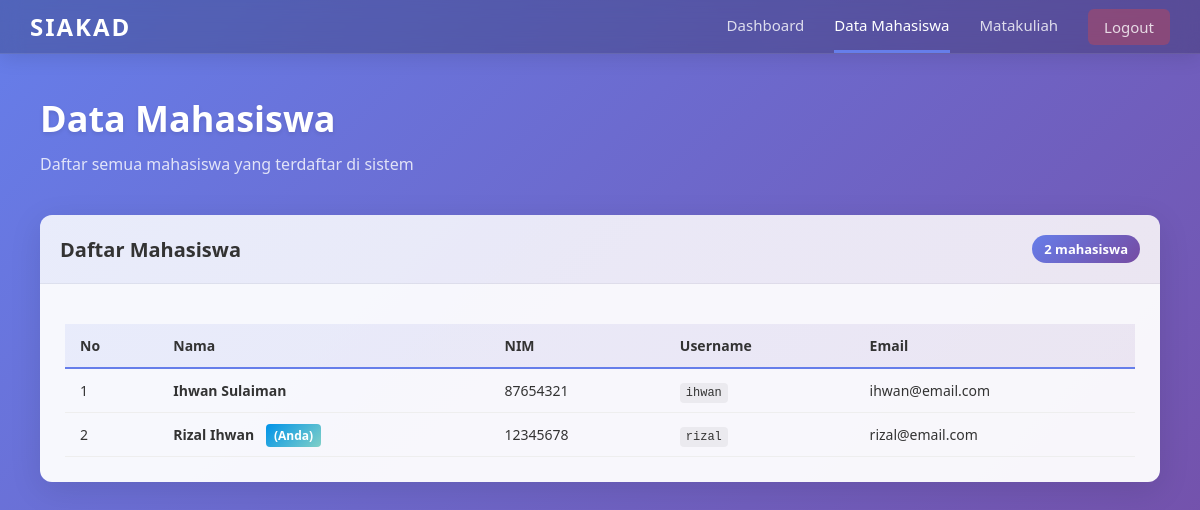
/mahasiswa.php (signed in), run on the app's committed database.
### tables this page shows
CREATE TABLE `mahasiswa` (
  `id` int(11) NOT NULL,
  `username` varchar(50) NOT NULL,
  `password` varchar(255) NOT NULL,
  `nama` varchar(100) NOT NULL,
  `nim` varchar(20) NOT NULL,
  `email` varchar(100) DEFAULT NULL
);

### mahasiswa.php (the view, shortened to what this page needs)
<?php
require_once 'config.php';
$mahasiswa_list = [];
try {
    $stmt = $pdo->query("SELECT id, username, nama, nim, email FROM mahasiswa ORDER BY nama");
    $mahasiswa_list = $stmt->fetchAll(PDO::FETCH_ASSOC);
} catch (PDOException $e) {
    $error = "Error: " . $e->getMessage();
}
?>
<!DOCTYPE html>
<html lang="id">
<head>
    <link rel="stylesheet" href="style.css">
</head>
<body>
    <div class="main-container">
        <nav class="navbar">
            <div class="navbar-brand">
                <h2>SIAKAD</h2>
            </div>
            <div class="navbar-menu">
                <a href="dashboard.php" class="nav-link">Dashboard</a>
                <a href="mahasiswa.php" class="nav-link active">Data Mahasiswa</a>
                <a href="matakuliah.php" class="nav-link">Matakuliah</a>
                <a href="logout.php" class="nav-link logout">Logout</a>
            </div>
        </nav>
        <div class="content">
            <div class="page-header">
                <h1>Data Mahasiswa</h1>
                <p>Daftar semua mahasiswa yang terdaftar di sistem</p>
            </div>
            <div class="card">
                <div class="card-header">
                    <h3>Daftar Mahasiswa</h3>
                    <span class="badge"><?php echo count($mahasiswa_list); ?> mahasiswa</span>
                </div>
                <div class="card-body">
                    <?php if (count($mahasiswa_list) > 0): ?>
                        <table class="table">
                            <thead>
                                <tr>
                                    <th>No</th>
                                    <th>Nama</th>
                                    <th>NIM</th>
                                    <th>Username</th>
                                    <th>Email</th>
                                </tr>
                            </thead>
                            <tbody>
                                <?php foreach ($mahasiswa_list as $index => $mahasiswa): ?>
                                    <tr>
                                        <td><?php echo $index + 1; ?></td>
                                        <td>
                                            <strong><?php echo htmlspecialchars($mahasiswa['nama']); ?></strong>
                                            <?php if ($mahasiswa['id'] === $_SESSION['mahasiswa_id']): ?>
                                                <span class="badge-primary">(Anda)</span>
                                            <?php endif; ?>
                                        </td>
                                        <td><?php echo htmlspecialchars($mahasiswa['nim']); ?></td>
                                        <td><code><?php echo htmlspecialchars($mahasiswa['username']); ?></code></td>
                                        <td><?php echo htmlspecialchars($mahasiswa['email']); ?></td>
                                    </tr>
                                <?php endforeach; ?>
                            </tbody>
                        </table>
                    <?php else: ?>
                        <p class="no-data">Tidak ada data mahasiswa.</p>
                    <?php endif; ?>
                </div>
            </div>
        </div>
    </div>
</body>
</html>

### style.css (style rules this page uses)
* { margin: 0; padding: 0; box-sizing: border-box; }
body { font-family: 'Segoe UI', Tahoma, Geneva, Verdana, sans-serif; background: linear-gradient(135deg, #667eea 0%, #764ba2 100%); min-height: 100vh; color: #333; }
h1 { margin-bottom: 30px; color: #fff; font-size: 28px; font-weight: 300; text-shadow: 0 2px 4px rgba(0, 0, 0, 0.1); }
h2 { color: #fff; font-size: 24px; margin-bottom: 10px; }
h3 { color: #333; font-size: 18px; margin-bottom: 15px; font-weight: 600; }
.main-container { display: flex; min-height: 100vh; flex-direction: column; }
.navbar { background: rgba(0, 0, 0, 0.2); backdrop-filter: blur(10px); padding: 0 30px; display: flex; justify-content: space-between; align-items: center; box-shadow: 0 4px 20px rgba(0, 0, 0, 0.1); border-bottom: 1px solid rgba(255, 255, 255, 0.1); }
.navbar-brand h2 { color: #fff; font-size: 24px; margin: 0; font-weight: 700; letter-spacing: 2px; }
.navbar-menu { display: flex; gap: 30px; align-items: center; }
.nav-link { color: rgba(255, 255, 255, 0.8); text-decoration: none; font-weight: 500; padding: 15px 0; border-bottom: 3px solid transparent; transition: all 0.3s ease; font-size: 15px; }
.nav-link.active { color: #fff; border-bottom-color: #667eea; }
.nav-link.logout { background: rgba(244, 67, 54, 0.3); padding: 8px 16px; border-radius: 6px; border-bottom: none; }
.content { flex: 1; padding: 40px; max-width: 1200px; width: 100%; margin: 0 auto; }
.page-header { margin-bottom: 40px; color: #fff; }
.page-header h1 { font-size: 36px; margin-bottom: 10px; font-weight: 600; }
.page-header p { font-size: 16px; color: rgba(255, 255, 255, 0.8); }
.card { background: rgba(255, 255, 255, 0.95); border-radius: 12px; box-shadow: 0 8px 32px rgba(0, 0, 0, 0.1); overflow: hidden; margin-bottom: 20px; transition: transform 0.3s ease, box-shadow 0.3s ease; }
.card-header { padding: 20px; background: linear-gradient(135deg, rgba(102, 126, 234, 0.1), rgba(118, 75, 162, 0.1)); border-bottom: 1px solid rgba(0, 0, 0, 0.05); display: flex; justify-content: space-between; align-items: center; }
.card-header h3 { margin: 0; color: #333; font-size: 20px; }
.card-body { padding: 25px; }
.badge { display: inline-block; background: linear-gradient(135deg, #667eea 0%, #764ba2 100%); color: white; padding: 5px 12px; border-radius: 20px; font-size: 13px; font-weight: 600; }
.badge-primary { background: linear-gradient(135deg, #0093E9 0%, #80D0C7 100%); color: white; padding: 3px 8px; border-radius: 4px; font-size: 12px; font-weight: 600; margin-left: 8px; }
.table { width: 100%; border-collapse: collapse; margin-top: 15px; }
.table thead { background: linear-gradient(135deg, rgba(102, 126, 234, 0.1), rgba(118, 75, 162, 0.1)); }
.table th { padding: 12px 15px; text-align: left; font-weight: 600; color: #333; border-bottom: 2px solid #667eea; font-size: 14px; }
.table td { padding: 12px 15px; border-bottom: 1px solid #eee; font-size: 14px; }
.table tbody tr { transition: background 0.2s ease; }
.table code { background: rgba(0, 0, 0, 0.05); padding: 3px 6px; border-radius: 4px; font-family: 'Courier New', monospace; font-size: 12px; }

### data on the page
mahasiswa: nama "Ihwan Sulaiman", nim "87654321", username "ihwan", email "ihwan@email.com"
mahasiswa: nama "Rizal Ihwan", shows "(Anda)", nim "12345678", username "rizal", email "rizal@email.com"

### other printed values
count($mahasiswa_list) "2"
